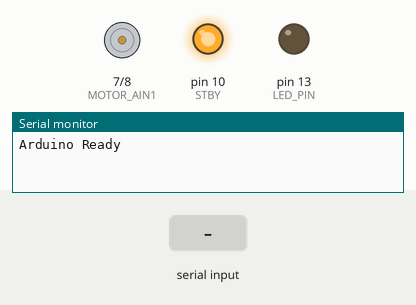
A sketch run on a simulated Arduino Uno, built with avr-gcc and run on an emulated ATmega328P. On the bench: motor-driver pin pairs drawn as motors (green arrow = first pin HIGH = forward, orange = second pin HIGH = backward, longer = more drive, scaled by the enable pin, stopped while the standby pin is LOW), output pins drawn as LEDs (lit = HIGH), the last lines printed to the serial monitor. The test bench sets the inputs (shaded band).

Above: at 1.2 s.
1.3 s: "LED_ON\n" received over Serial
At 1.6 s:
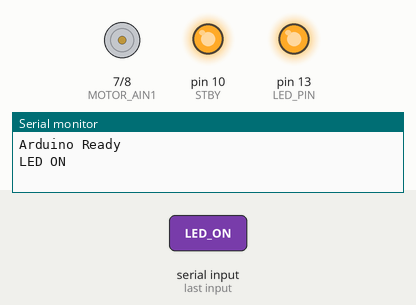
2.8 s: "MOTOR_FORWARD\n" received over Serial
At 4.0 s:
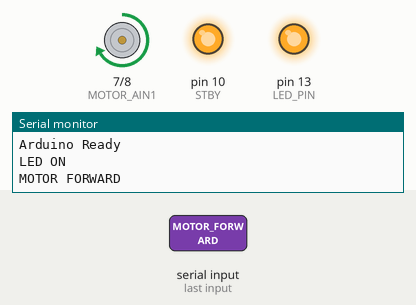
4.3 s: "LED_OFF\n" received over Serial
At 5.1 s:
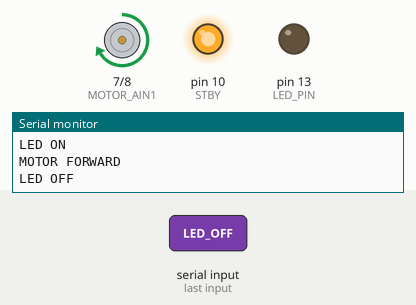
5.8 s: "MOTOR_BACKWARD\n" received over Serial
At 6.3 s:
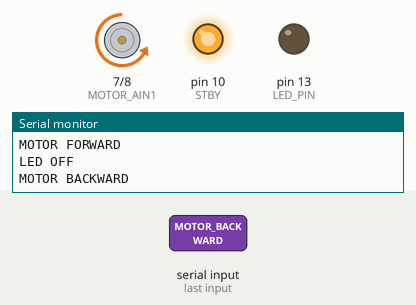
7.3 s: "LED_ON\n" received over Serial
At 8.6 s:
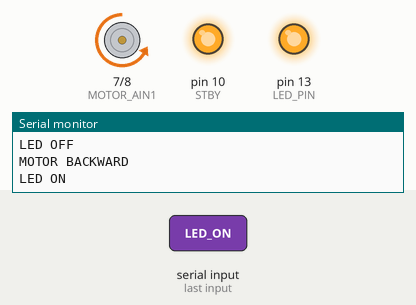
Timing chart, 0 to 9.8 s (numbered marks = the images above; inputs shaded):
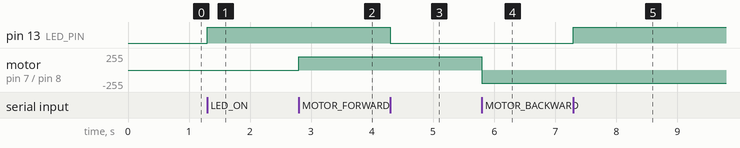

The sketch:

arduino_code.ino
```cpp
#define LED_PIN 13
#define MOTOR_AIN1 7
#define MOTOR_AIN2 8
#define MOTOR_PWMA 5

// Standby 핀 (공통)
const  int STBY =  10; // STBY 핀

void setup() {
  Serial.begin(115200);
  pinMode(LED_PIN, OUTPUT);
  pinMode(MOTOR_AIN1, OUTPUT);
  pinMode(MOTOR_AIN2, OUTPUT);
  pinMode(MOTOR_PWMA, OUTPUT);
  pinMode(STBY, OUTPUT);
	// TB6612FNG 활성화 (STBY를 HIGH로
	digitalWrite(STBY, HIGH);

  Serial.println("Arduino Ready");
}

void loop() {
  if (Serial.available()) {
    String command = Serial.readStringUntil('\n');
    command.trim();

    if (command == "LED_ON") {
      digitalWrite(LED_PIN, HIGH);
      Serial.println("LED ON");
    }
    else if (command == "LED_OFF") {
      digitalWrite(LED_PIN, LOW);
      Serial.println("LED OFF");
    }
    else if (command == "MOTOR_FORWARD") {
      digitalWrite(MOTOR_AIN1, HIGH);
      digitalWrite(MOTOR_AIN2, LOW);
      analogWrite(MOTOR_PWMA, 200);  // 속도 200
      Serial.println("MOTOR FORWARD");
    }
    else if (command == "MOTOR_BACKWARD") {
      digitalWrite(MOTOR_AIN1, LOW);
      digitalWrite(MOTOR_AIN2, HIGH);
      analogWrite(MOTOR_PWMA, 200);
      Serial.println("MOTOR BACKWARD");
    }
    else if (command == "MOTOR_STOP") {
      digitalWrite(MOTOR_AIN1, LOW);
      digitalWrite(MOTOR_AIN2, LOW);
      analogWrite(MOTOR_PWMA, 0);
      Serial.println("MOTOR STOP");
    }
  }
}
```

Measured:
- after the input at 1.3 s, pin 13 (LED_PIN): LOW → HIGH at once
- after the input at 2.8 s, motor on pin 7 (MOTOR_AIN1) / pin 8 (MOTOR_AIN2): stopped → forward 200/255 at once
- after the input at 4.3 s, pin 13 (LED_PIN): HIGH → LOW at once
- after the input at 5.8 s, motor on pin 7 (MOTOR_AIN1) / pin 8 (MOTOR_AIN2): forward 200/255 → backward 200/255 at once
- after the input at 7.3 s, pin 13 (LED_PIN): LOW → HIGH at once
